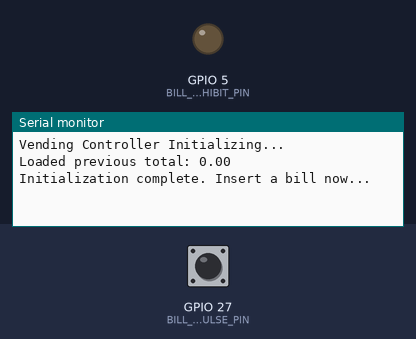
The program below on a simulated ESP32. On the bench: output pins drawn as LEDs (lit = HIGH), the last lines printed to the serial monitor. Inputs (shaded band) come from the test bench; at power-on: GPIO 27 (BILL_ACCEPTOR_PULSE_PIN) HIGH. EEPROM starts erased.

Above: at 1.2 s.
1.3 s: GPIO 27 (BILL_ACCEPTOR_PULSE_PIN) pulled LOW for 0.15 s
At 2.5 s:
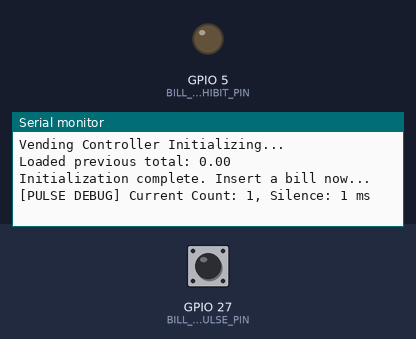
2.9 s: GPIO 27 (BILL_ACCEPTOR_PULSE_PIN) pulsed LOW 5 times (0.12 s each, 0.3 s apart)
At 5.7 s:
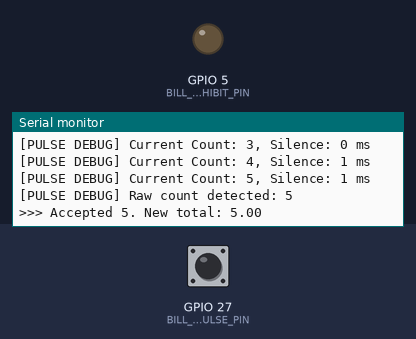
Timing chart, 0 to 7.2 s (numbered marks = the images above; inputs shaded):
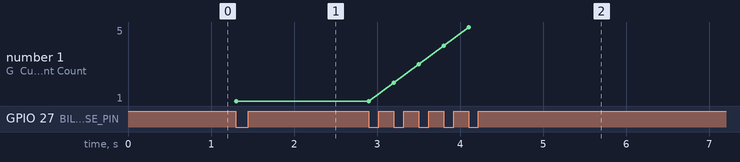

The program:

main.cpp
```cpp
/**
 * @file main.cpp
 * @brief Main application entry point for the ESP32 Vending Controller.
 * @details This firmware manages a bill acceptor and cash persistence using NVS.
 */

#include <Arduino.h>
#include "universal_bill_acceptor.h"
#include "cash_storage.h"
#include "protocol_map.h"

// --- Hardware Definitions ---
#define BILL_ACCEPTOR_RX_PIN 16
#define BILL_ACCEPTOR_TX_PIN 17
#define BILL_ACCEPTOR_PULSE_PIN 27  // Switched to D27 to avoid onboard LED/strapping noise
#define BILL_ACCEPTOR_INHIBIT_PIN 5

// --- NVS Storage Definitions ---
#define STORAGE_NAMESPACE "vending"
#define STORAGE_KEY_CASH "totalCash"

// --- Global Objects ---
RS232BillAcceptor rs232(Serial2, 9600, BILL_ACCEPTOR_RX_PIN, BILL_ACCEPTOR_TX_PIN);
PulseBillAcceptor pulse(BILL_ACCEPTOR_PULSE_PIN, BILL_ACCEPTOR_INHIBIT_PIN);

#if defined(MODE_RS232_ONLY)
    IBillAcceptor* acceptor = &rs232;
#elif defined(MODE_PULSE_ONLY)
    IBillAcceptor* acceptor = &pulse;
#else
    // Default to Universal Mode
    UniversalBillAcceptor universal(rs232, pulse);
    IBillAcceptor* acceptor = &universal;
#endif

CashStorage storage(STORAGE_NAMESPACE, STORAGE_KEY_CASH);

// --- Global State ---
float totalCash = 0.0;
uint8_t lastCode = 0;

void setup() {
    Serial.begin(9600);
    Serial.println("Vending Controller Initializing...");

    // Initialize persistence and load previous total
    storage.begin();
    totalCash = storage.loadTotal();
    Serial.printf("Loaded previous total: %.2f\n", totalCash);

    // Initialize the bill acceptor
    acceptor->begin();
    acceptor->enable();

    Serial.println("Initialization complete. Insert a bill now...");
}

void loop() {
    uint8_t code = acceptor->read();

    // Process code only if it's new
    if (code != lastCode && code != STATUS_IDLING) {
        lastCode = code;
        int billValue = 0;

        if (code == CODE_UNKNOWN) {
            Serial.println("[ERROR] Unknown bill code or pulse count mismatch.");
        } else {
            switch (code) {
                case CODE_BILL_5:   billValue = 5;   break;
                case CODE_BILL_10:  billValue = 10;  break;
                case CODE_BILL_20:  billValue = 20;  break;
                case CODE_BILL_50:  billValue = 50;  break;
                case CODE_BILL_100: billValue = 100; break;
                case CODE_BILL_200: billValue = 200; break;
                case CODE_BILL_500: billValue = 500; break;

                case STATUS_REJECTING:    Serial.println("Status: Bill Rejected");    break;
                case STATUS_JAMMED:       Serial.println("Status: ERROR - Jammed");   break;
                case STATUS_STACKER_FULL: Serial.println("Status: ERROR - Stacker Full"); break;
            }
        }

        if (billValue > 0) {
            totalCash += billValue;
            storage.saveTotal(totalCash); // Persist after every transaction
            Serial.printf(">>> Accepted %d. New total: %.2f\n", billValue, totalCash);
        }

        delay(1000); // 1 second gap between bills
    }
}
```

Measured:
- after the input at 1.3 s, the serial monitor: prints a new line at once (image 1)
- after the input at 2.9 s, the serial monitor: prints a new line at once (image 2)
- plotted number 1: 1 → 5 after the input at 2.9 s
